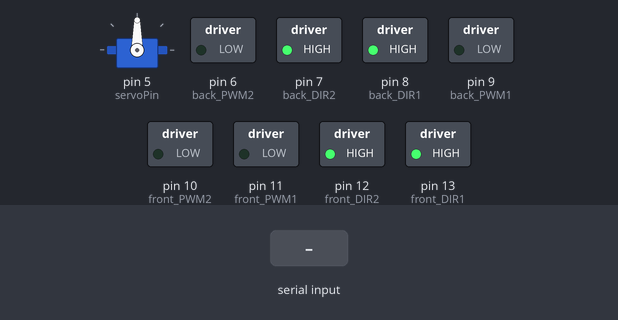
Bench run of a sketch on a simulated Arduino Uno, built with avr-gcc and run on an emulated ATmega328P. Shown: servo, switched loads named in the sketch (green lamp = pin HIGH). Inputs (shaded band) come from the test bench.

Above: at 1.2 s.
1.3 s: "90,45\n" received over Serial
At 1.9 s:
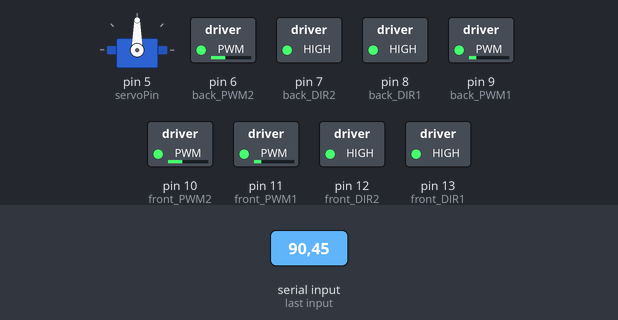
2.8 s: "30,150\n" received over Serial
At 3.1 s:
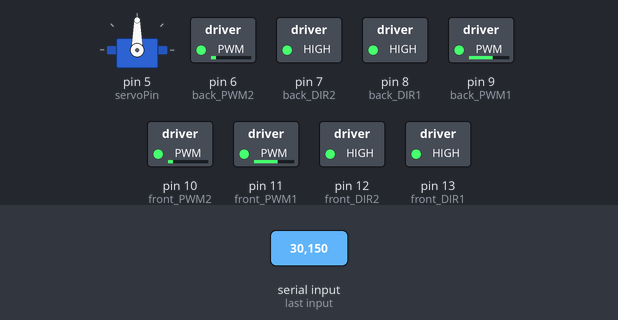
4.3 s: "90\n" received over Serial
At 5.3 s:
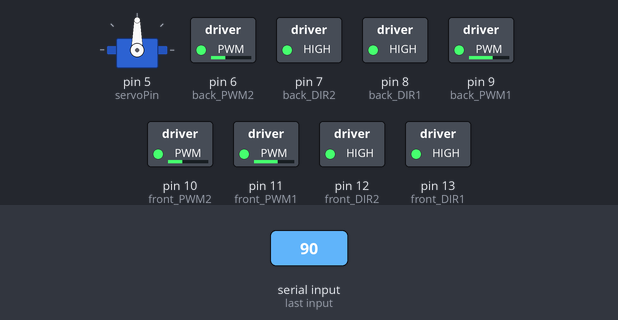
5.8 s: "200\n" received over Serial
At 6.5 s:
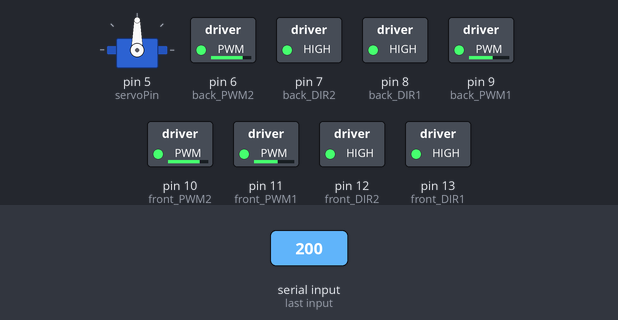
7.3 s: "90,45,200,10\n" received over Serial
At 7.9 s:
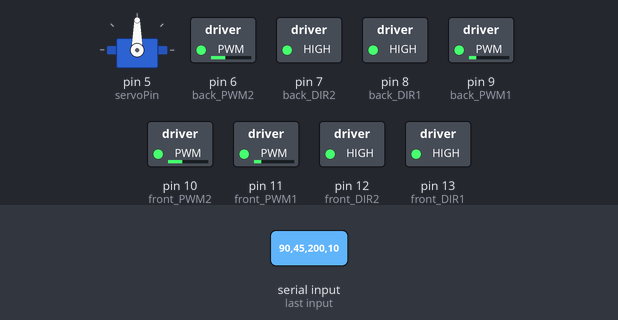
8.8 s: "3\n" received over Serial
At 9.9 s:
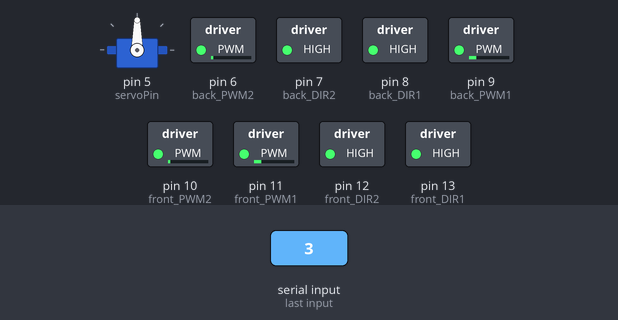
Timing chart, 0 to 11.3 s (numbered marks = the images above; inputs shaded):
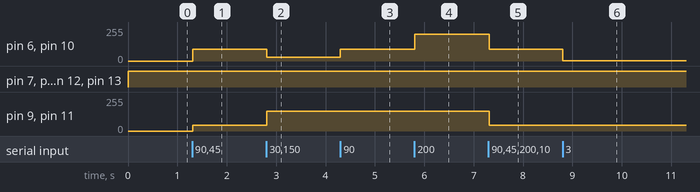

Measured:
- after the input at 1.3 s, pin 6 (back_PWM2), pin 10 (front_PWM2): 0/255 → 90/255 at once; pin 9 (back_PWM1), pin 11 (front_PWM1): 0/255 → 45/255 at once
- after the input at 2.8 s, pin 6 (back_PWM2), pin 10 (front_PWM2): 90/255 → 30/255 at once; pin 9 (back_PWM1), pin 11 (front_PWM1): 45/255 → 150/255 at once
- after the input at 4.3 s, pin 6 (back_PWM2), pin 10 (front_PWM2): 30/255 → 90/255 at once
- after the input at 5.8 s, pin 6 (back_PWM2), pin 10 (front_PWM2): 90/255 → 200/255 at once
- after the input at 7.3 s, pin 6 (back_PWM2), pin 10 (front_PWM2): 200/255 → 90/255 at once; pin 9 (back_PWM1), pin 11 (front_PWM1): 150/255 → 45/255 at once
- after the input at 8.8 s, pin 6 (back_PWM2), pin 10 (front_PWM2): 90/255 → 3/255 at once

The sketch:

Arduino_Communication.ino
```cpp
// prototype
#include <Servo.h>
Servo Servo1;

int servoPin = 5;

// front
const int front_PWM1 = 11;
const int front_PWM2 = 10;
const int front_DIR1 = 13;
const int front_DIR2 = 12;

// backc:\Users\tj10c\Downloads\esphome-basen-bms-main\esphome-basen-bms-main\esp32-ble-example.yaml
const int back_PWM1 = 9;
const int back_PWM2 = 6;
const int back_DIR1 = 8;
const int back_DIR2 = 7;

int val1 = 0; // Default PWM value for motor 1
int val2 = 0; // Default PWM value for motor 2
int dir1 = 1;
int dir2 = 1;

void setup() {
  Serial.begin(9600);
  pinMode(front_PWM1, OUTPUT);
  pinMode(front_PWM2, OUTPUT);
  pinMode(front_DIR1, OUTPUT);
  pinMode(front_DIR2, OUTPUT);
  pinMode(back_PWM1, OUTPUT);
  pinMode(back_PWM2, OUTPUT);
  pinMode(back_DIR1, OUTPUT);
  pinMode(back_DIR2, OUTPUT);

  // prototye
  Servo1.attach(servoPin);

  // pinMode(front_PWM1_test, OUTPUT);
  // pinMode(front_PWM2_test, OUTPUT);
  // pinMode(front_DIR1_test, OUTPUT);
  // pinMode(front_DIR2_test, OUTPUT);
  // pinMode(back_PWM1_test, OUTPUT);
  // pinMode(back_PWM2_test, OUTPUT);
  // pinMode(back_DIR1_test, OUTPUT);
  // pinMode(back_DIR2_test, OUTPUT);
}

void loop() {
  if (Serial.available() > 0) {
    String data = Serial.readStringUntil('\n');
    int parsedCount = sscanf(data.c_str(), "%d,%d,%d,%d", &val1, &val2, &dir1, &dir2);

    if (parsedCount == 3) {
      // Only 3 integers were received, set dir2 equal to dir1
      dir2 = dir1;
    }
  }

  analogWrite(front_PWM1, val2);
  analogWrite(back_PWM1, val2);
  analogWrite(front_PWM2, val1);
  analogWrite(back_PWM2, val1);

  digitalWrite(front_DIR1, dir2);
  digitalWrite(front_DIR2, dir2);
  digitalWrite(back_DIR1, dir1);
  digitalWrite(back_DIR2, dir1);

  // for(int i =0; i < 255; i++){
  //   analogWrite(front_PWM1, i);
  //   analogWrite(back_PWM1, i);
  //   analogWrite(front_PWM2, i);
  //   analogWrite(back_PWM2, i);

  //   digitalWrite(front_DIR1, HIGH);
  //   digitalWrite(front_DIR2, HIGH);
  //   digitalWrite(back_DIR1, HIGH);
  //   digitalWrite(back_DIR2, HIGH);

  //   Serial.println(i);
  //   delay(100);

  //   String data = Serial.readStringUntil('\n');
  //   sscanf(data.c_str(), "%d,%d", &val1, &val2);
  // }

  // prototype
  Servo1.write(90); // 90 degrees

}
```
